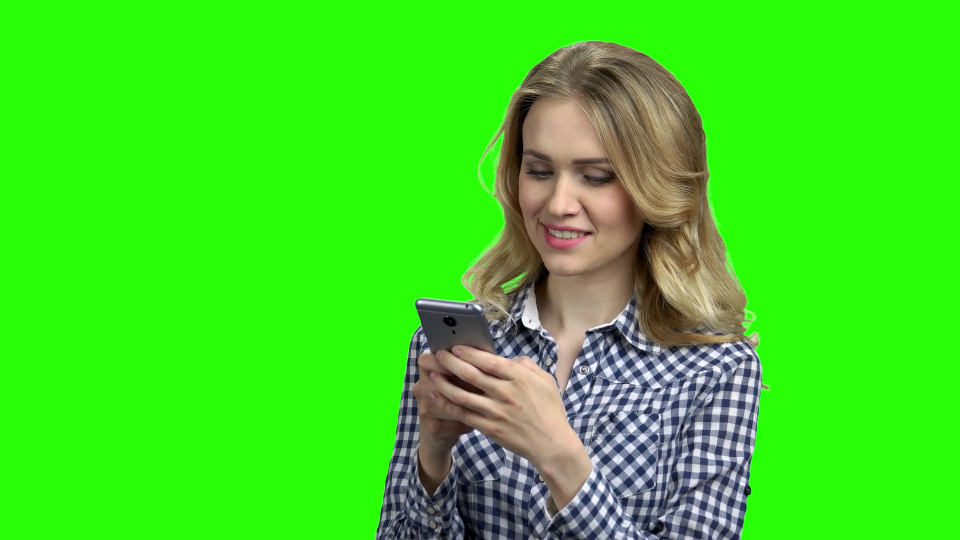
#> input picture Green screen/img/woman_greenscreen.png, 1920 x 1080 px (shown at 1/2 size)
$ jupyter execute --allow-errors green_screen.ipynb   (shell and % lines are left out)   (text cells are left out)
#> lines starting #> are read from the running program, lines starting #| are printed output that depends on the picture; after the words box and inside, x2 and y2 are one past the last pixel; in counts of white or black regions, pixels touching at a corner belong together; pictures that were not available may be replaced by others from this repository, and a replacement may not be noted
[cell 1]
import cv2
import numpy as np
import matplotlib.pyplot as plt
import matplotlib.image as mpimg
plt.rcParams['figure.figsize'] = (10, 7)

[cell 2]
img = cv2.imread("./img/woman_greenscreen.png")
#> img is the input picture: shape (1080, 1920, 3); mean B, G, R 34.1, 217.9, 63.4
plt.imshow(cv2.cvtColor(img, cv2.COLOR_BGR2RGB));

[cell 3]
back = cv2.imread("./img/background.jpg")
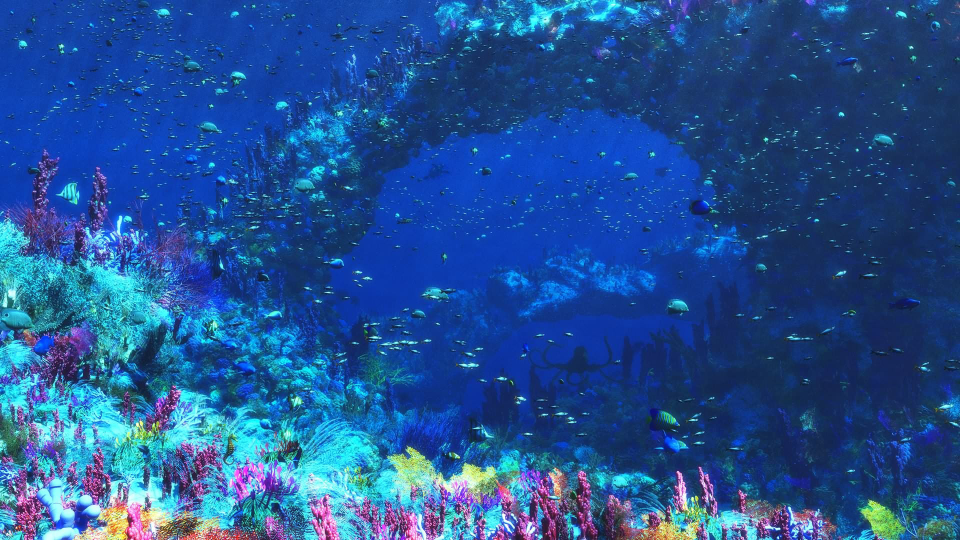
#> input picture Green screen/img/background.jpg, 1920 x 1080 px (shown at 1/2 size)
#> back is the input picture: shape (1080, 1920, 3); mean B, G, R 148.4, 82.1, 34.9
plt.imshow(cv2.cvtColor(back, cv2.COLOR_BGR2RGB));

[cell 4]
u_green = np.array([100, 255, 100])
l_green = np.array([0, 100, 0])

mask = cv2.inRange(img, l_green, u_green)
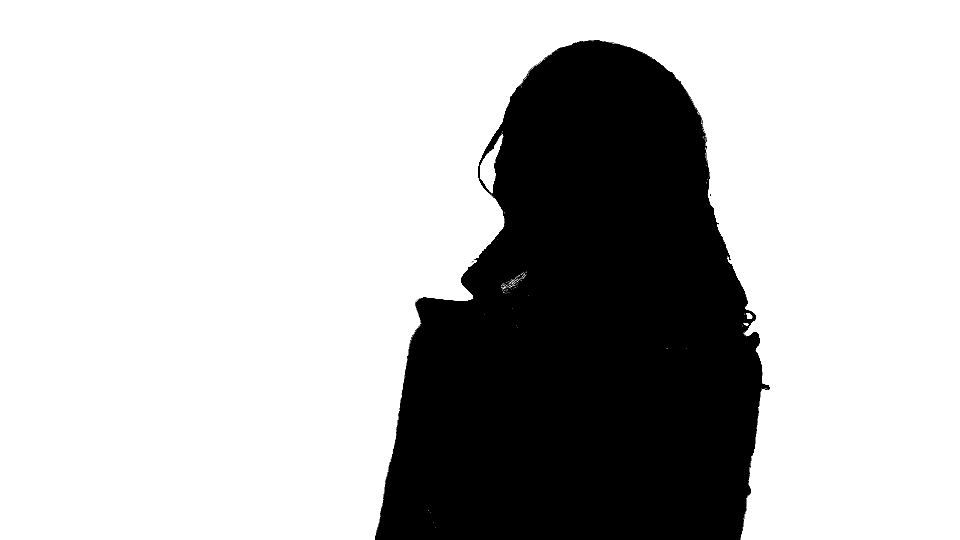
#> mask: shape (1080, 1920) (shown at 1/2 size); 73.4% white; 52 black regions (51 under 20 px), largest, box (x1, y1, x2, y2) and area: (750, 80, 1540, 1080) 552099

masked_img = img.copy()
masked_back = back.copy()

masked_img[mask != 0] = [0,0,0]
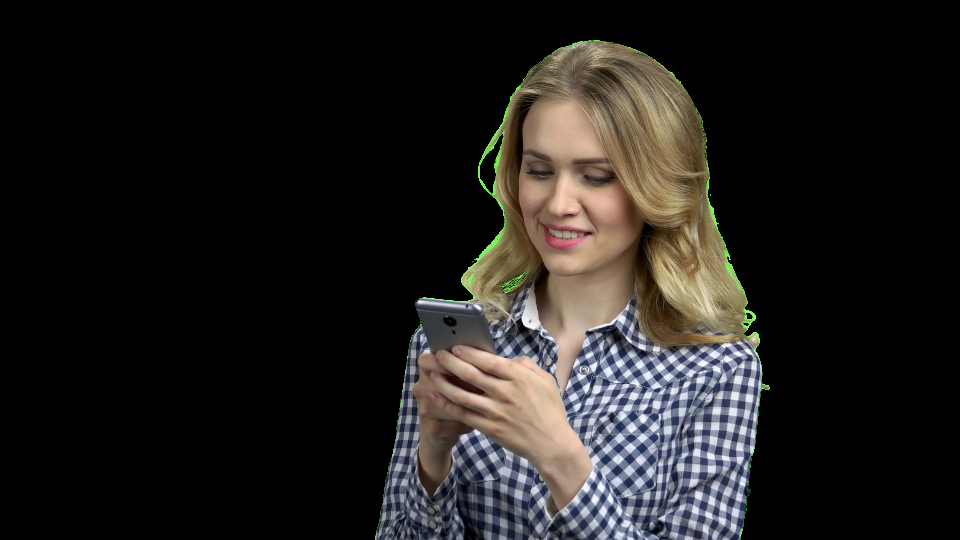
#> masked_img: shape (1080, 1920, 3) (shown at 1/2 size); mean B, G, R 28.8, 30.8, 33.2
masked_back[mask == 0] = [0,0,0]

final_image = masked_back + masked_img

plt.imshow(cv2.cvtColor(final_image, cv2.COLOR_BGR2RGB));

[cell 5]
back_movie = cv2.VideoCapture("./img/Worm Hole - 6797.mp4")
image = cv2.imread("./img/banana.jpg")
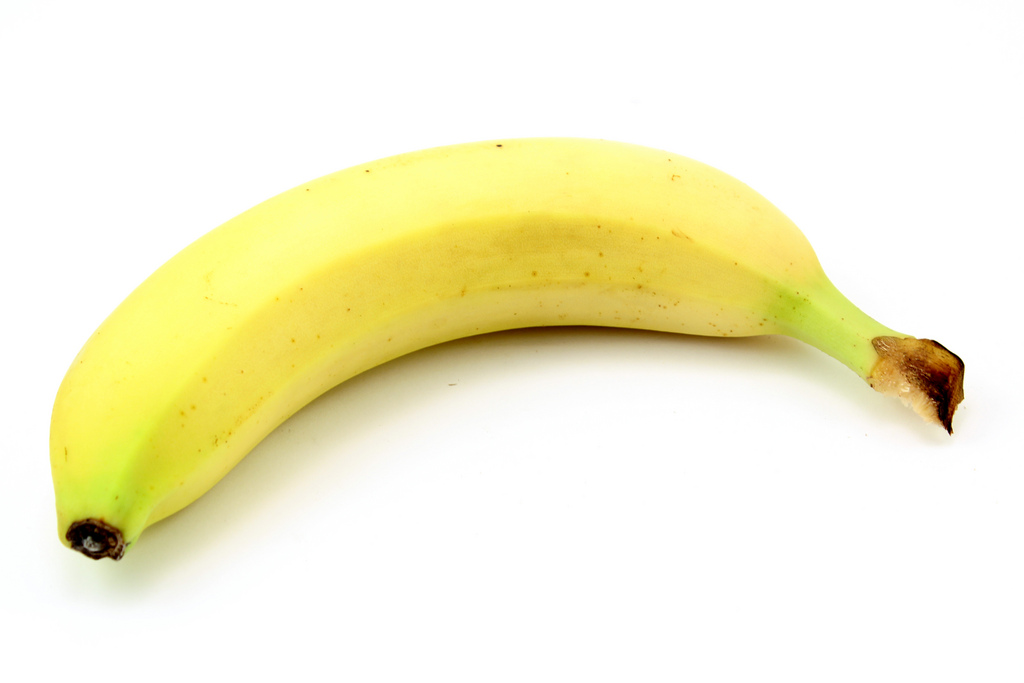
#> input picture Green screen/img/banana.jpg, 1024 x 683 px
#> image is the input picture: shape (683, 1024, 3); mean B, G, R 209.7, 242.4, 246

while(back_movie.isOpened()):

    ret, frame = back_movie.read()
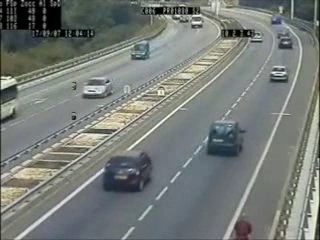
#> input picture frame 75 of YOLO object detection/videos/video.avi, 320 x 240 px, given in place of Worm Hole - 6797.mp4, which was not available
#> frame is the input picture: shape (240, 320, 3); mean B, G, R 120, 123.9, 118.8
    if frame is not None:
        frame = cv2.resize(frame, (640, 480))
#> frame: shape (480, 640, 3)
        image = cv2.resize(image, (640, 480))
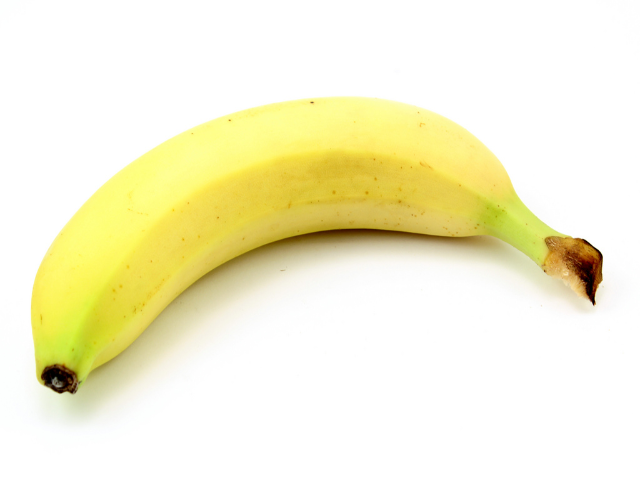
#> image: shape (480, 640, 3); mean B, G, R 209.7, 242.3, 246

        hsv = cv2.cvtColor(image, cv2.COLOR_BGR2HSV)
#> hsv: shape (480, 640, 3); mean H, S, V 10.9, 41.9, 246.3

        lower_white = np.array([0,0,0], dtype=np.uint8)
        upper_white = np.array([80,80,255], dtype=np.uint8)

        mask = cv2.inRange(hsv, lower_white, upper_white)
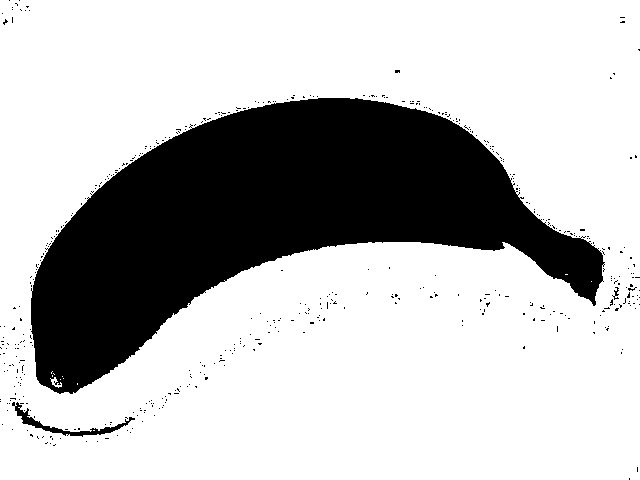
#> mask: shape (480, 640); 74.3% white; 471 black regions (468 under 20 px), largest, box (x1, y1, x2, y2) and area: (31, 98, 605, 394) 77125, (12, 402, 135, 437) 664, (612, 287, 619, 300) 35

        masked_back = frame.copy()
        masked_img = image.copy()

        masked_img[mask != 0] = [0,0,0]
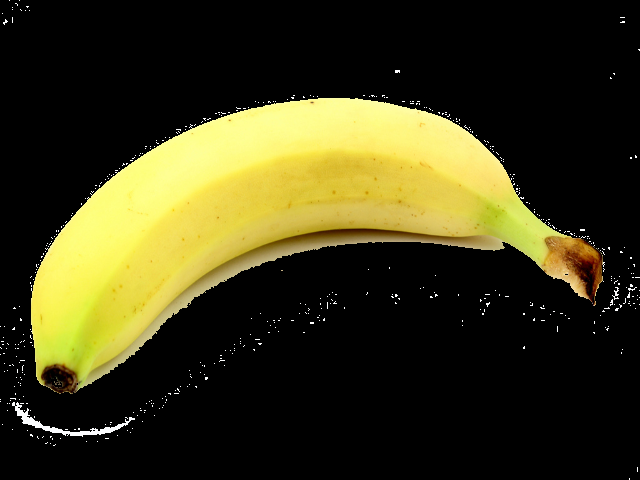
#> masked_img: shape (480, 640, 3); mean B, G, R 24.2, 54.9, 58.3
        masked_back[mask == 0] = [0,0,0]
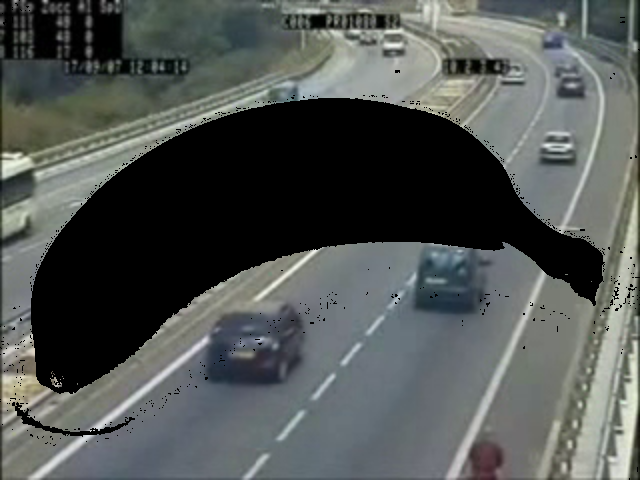
#> masked_back: shape (480, 640, 3); mean B, G, R 84.4, 86.5, 82.2

        final_video = masked_back + masked_img
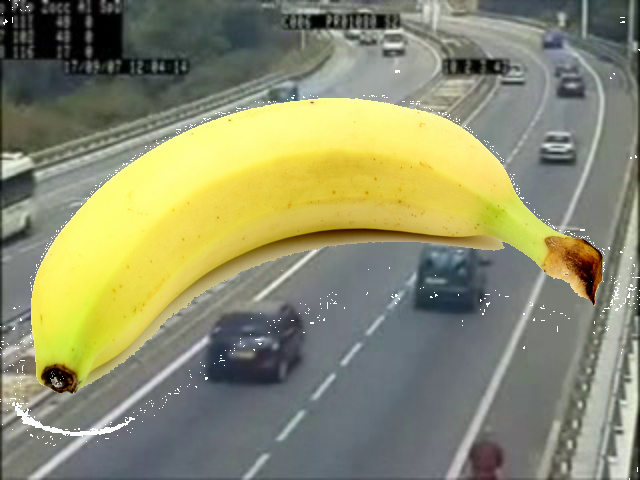
#> final_video: shape (480, 640, 3); mean B, G, R 108.6, 141.3, 140.5

        cv2.imshow("video", image)
        cv2.imshow("masked", final_video)
        cv2.imshow("mask", mask)

        if cv2.waitKey(30) & 0xFF == ord('q'):
#> (key q is pressed here)
                break
    else:
        break


#> (the rest of this cell did not finish here and is left out)
